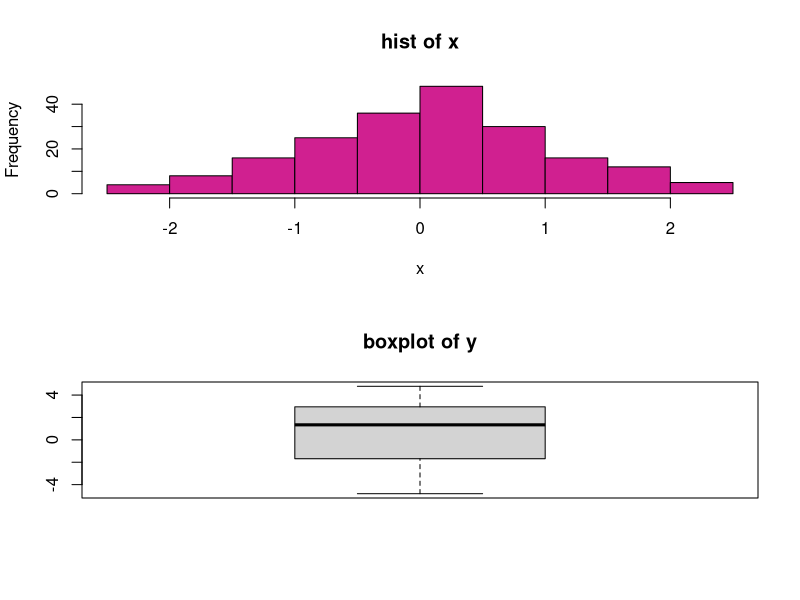
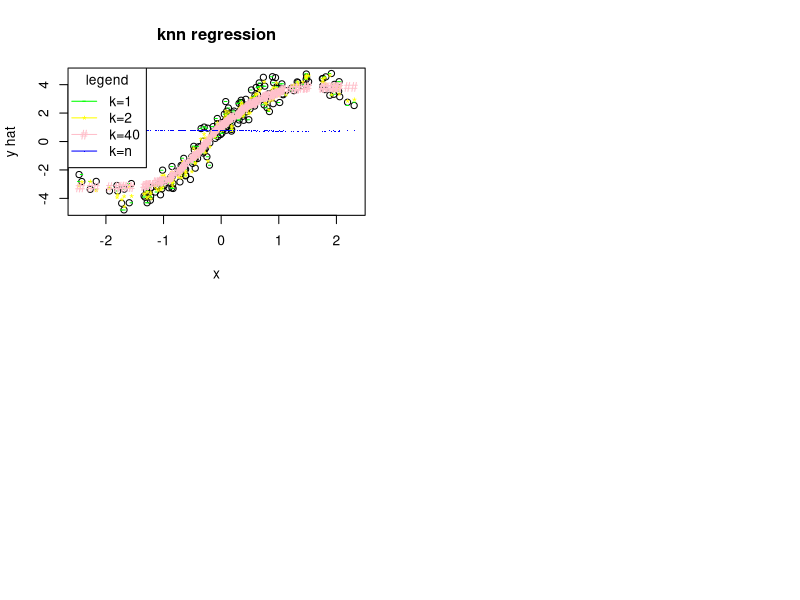
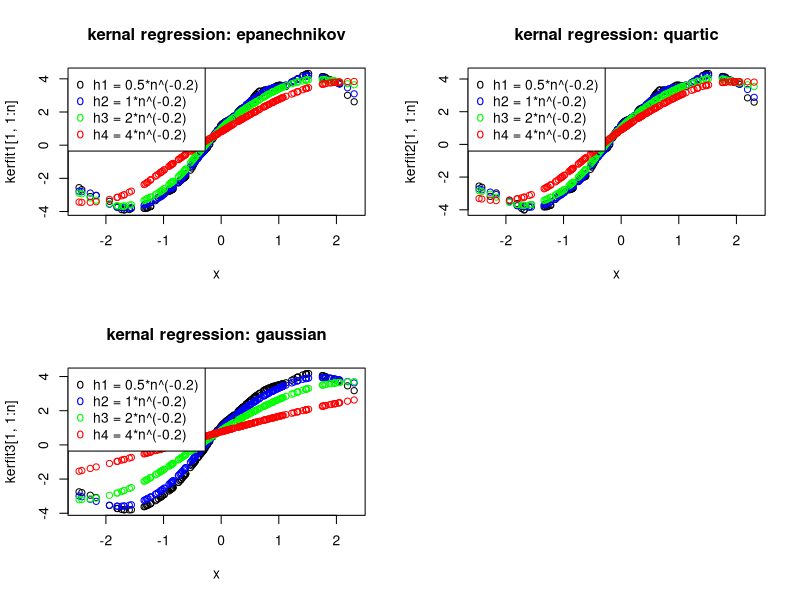

Write the R code that produced these figures, in order.
rm(list = ls());
n <- 200;
x <- rnorm(n, mean = 0, sd = 1);
err <- rnorm(n, mean = 0, sd = 1);
y <-  4*sin(x) + exp(-x^2) + 0.5*err;

################################
# Basic stats.
################################
array(c('min(x)', 'max(x)','mean(x)','median(x)', 'sd(x)', 'mad(x)', min(x), max(x), mean(x), median(x), sd(x), mad(x)), dim=c(6,2))
array(c('min(y)', 'max(y)','mean(y)','median(y)', 'sd(y)', 'mad(y)', min(y), max(y), mean(y), median(y), sd(y), mad(y)), dim=c(6,2))
# mad:　给定一个向量，先求出中位数，再求出原向量的每一个元素与该中位数的距离，
# 从而得到一个新向量（元素全为大于零的数）。再求这个新向量的中位数。
par(mfrow=c(2,1)) # 分割画面
hist(x, col='VioletRed', main='hist of x')
boxplot(y, main='boxplot of y')

################################
# KNN regression
################################
library(FNN)
par(mfrow=c(2,2)) # 分割画面
knnfit1 <- knn.reg(x, NULL, y, k = 1);
plot(x, y, xlab='x', ylab='y hat', main='knn regression')
points(x, knnfit1$pred, col='green', pch='-')

knnfit2 <- knn.reg(x, NULL, y, k = 2);
points(x, knnfit2$pred, col='yellow', pch='*')

knnfit3 <- knn.reg(x, NULL, y, k = 40);
points(x, knnfit3$pred, col='pink', pch='#')

knnfit4 <- knn.reg(x, NULL, y, k = n-1);
points(x, knnfit4$pred, col='blue', pch='.')

legend("topleft", c("k=1", "k=2", "k=40", "k=n"), pch=c('-', '*', '#', '.'), lwd=c(1,1, 1, 1), col=c("green", "yellow", "pink", "blue"), title='legend')

################################
# Kernal density regression
################################
h1 = 0.5*n^(-0.2);
h2 = 1*n^(-0.2);
h3 = 2*n^(-0.2);
h4 = 4*n^(-0.2);
h = c(h1, h2, h3, h4);
kerfit1 <- array(dim=c(4, n))
kerfit2 <- array(dim=c(4, n))
kerfit3 <- array(dim=c(4, n))

index <- 0;
for (hi in h){
  index <- index +1;
  for (i in (1:n)){
    u <- (x-x[i])/hi;
    wgt1 = 3/4*(1-u^2)*(abs(u)<=1); # epanechnikov是不连续的抛物线函数,即二阶多项式函数
    wgt2 = 15/16*(1-u^2)^2*(abs(u)<=1); # quartic 四阶多项式函数
    wgt3 = (2*pi)^(-0.5)*exp(-u^2/2);
    kerfit1[index,i] = sum(y*wgt1)/sum(wgt1);
    kerfit2[index,i] = sum(y*wgt2)/sum(wgt2);
    kerfit3[index,i] = sum(y*wgt3)/sum(wgt3);
  }
}
par(mfrow=c(2,2))
plot(x, kerfit1[1,1:n], col='black', main='kernal regression: epanechnikov')
points(x, kerfit1[2,1:n], col='blue')
points(x, kerfit1[3,1:n], col='green')
points(x, kerfit1[4,1:n], col='red')
legend("topleft", c("h1 = 0.5*n^(-0.2)", "h2 = 1*n^(-0.2)", "h3 = 2*n^(-0.2)", "h4 = 4*n^(-0.2)"), pch=c('o', 'o', 'o', 'o'), col=c("black", "blue", "green", "red"))

plot(x, kerfit2[1,1:n], col='black', main='kernal regression: quartic')
points(x, kerfit2[2,1:n], col='blue')
points(x, kerfit2[3,1:n], col='green')
points(x, kerfit2[4,1:n], col='red')
legend("topleft", c("h1 = 0.5*n^(-0.2)", "h2 = 1*n^(-0.2)", "h3 = 2*n^(-0.2)", "h4 = 4*n^(-0.2)"), pch=c('o', 'o', 'o', 'o'), col=c("black", "blue", "green", "red"))

plot(x, kerfit3[1,1:n], col='black', main='kernal regression: gaussian')
points(x, kerfit3[2,1:n], col='blue')
points(x, kerfit3[3,1:n], col='green')
points(x, kerfit3[4,1:n], col='red')
legend("topleft", c("h1 = 0.5*n^(-0.2)", "h2 = 1*n^(-0.2)", "h3 = 2*n^(-0.2)", "h4 = 4*n^(-0.2)"), pch=c('o', 'o', 'o', 'o'), col=c("black", "blue", "green", "red"))
